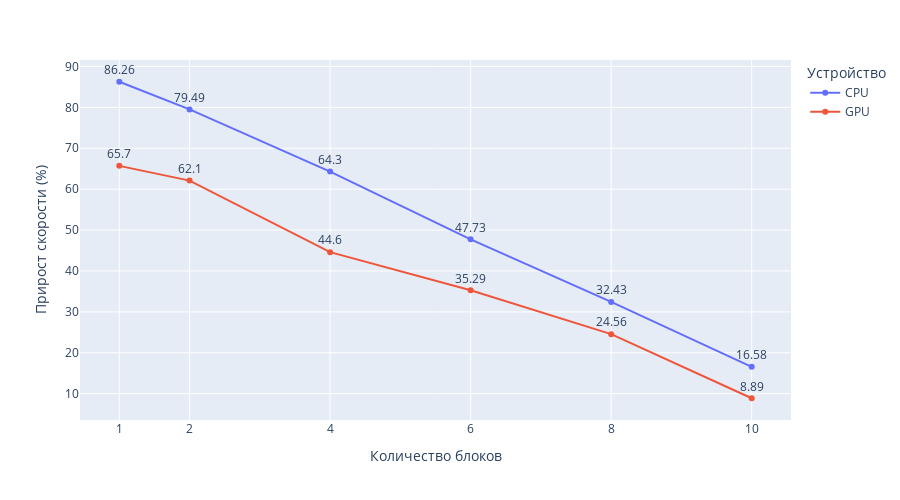

The code cell stored with this chart in its notebook:
### Code cell
fig = px.line(d, x="Количество блоков", y="среднее", color="Устройство", text="среднее", labels={"среднее": "Прирост скорости (%)"}, height=500,
             width=900,)
fig.update_traces(textposition="top center")
fig.update_layout(
                  xaxis=dict(tickvals=cpu_data["Количество блоков"]),
                  uniformtext_minsize=8
                  )
fig.show()
fig.write_image('metrics/cpu_gpu_speed_growth.png')

### Figure 1 — Plotly figure (JSON) as saved in the notebook; plotly's stock layout.template omitted (floating-point values rounded to 4 significant figures)
{"data": [{"hovertemplate": "Устройство=CPU<br>Количество блоков=%{x}<br>Прирост скорости (%)=%{text}<extra></extra>", "legendgroup": "CPU", "line": {"color": "#636efa", "dash": "solid"}, "marker": {"symbol": "circle"}, "mode": "lines+markers+text", "name": "CPU", "orientation": "v", "showlegend": true, "text": [86.26, 79.49, 64.3, 47.73, 32.43, 16.58], "textposition": "top center", "type": "scatter", "x": [1, 2, 4, 6, 8, 10], "xaxis": "x", "y": [86.26, 79.49, 64.3, 47.73, 32.43, 16.58], "yaxis": "y"}, {"hovertemplate": "Устройство=GPU<br>Количество блоков=%{x}<br>Прирост скорости (%)=%{text}<extra></extra>", "legendgroup": "GPU", "line": {"color": "#EF553B", "dash": "solid"}, "marker": {"symbol": "circle"}, "mode": "lines+markers+text", "name": "GPU", "orientation": "v", "showlegend": true, "text": [65.7, 62.1, 44.6, 35.29, 24.56, 8.89], "textposition": "top center", "type": "scatter", "x": [1, 2, 4, 6, 8, 10], "xaxis": "x", "y": [65.7, 62.1, 44.6, 35.29, 24.56, 8.89], "yaxis": "y"}], "layout": {"height": 500, "legend": {"title": {"text": "Устройство"}, "tracegroupgap": 0}, "margin": {"t": 60}, "uniformtext": {"minsize": 8}, "width": 900, "xaxis": {"anchor": "y", "domain": [0, 1], "tickvals": [1, 2, 4, 6, 8, 10], "title": {"text": "Количество блоков"}}, "yaxis": {"anchor": "x", "domain": [0, 1], "title": {"text": "Прирост скорости (%)"}}}}
